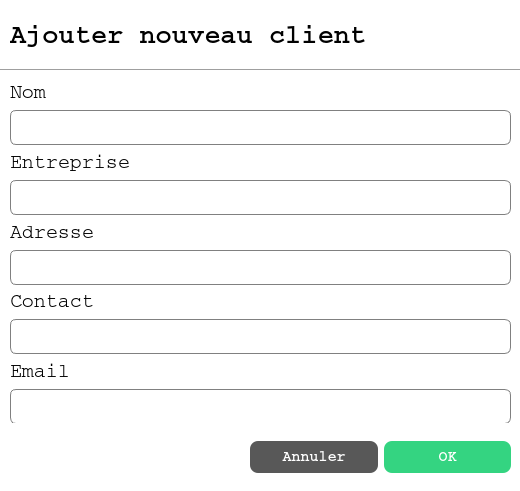
<?xml version="1.0" encoding="UTF-8"?>
<ui version="4.0">
 <class>client_dialog</class>
 <widget class="QDialog" name="client_dialog">
  <property name="geometry">
   <rect>
    <x>0</x>
    <y>0</y>
    <width>520</width>
    <height>491</height>
   </rect>
  </property>
  <property name="minimumSize">
   <size>
    <width>520</width>
    <height>440</height>
   </size>
  </property>
  <property name="maximumSize">
   <size>
    <width>520</width>
    <height>16777215</height>
   </size>
  </property>
  <property name="font">
   <font>
    <family>Courier</family>
   </font>
  </property>
  <property name="windowTitle">
   <string>Dialog</string>
  </property>
  <property name="windowIcon">
   <iconset resource="../ressources.qrc">
    <normaloff>:/icones/logo.png</normaloff>:/icones/logo.png</iconset>
  </property>
  <property name="styleSheet">
   <string notr="true">QDialog{
	background-color: white;
}

QLineEdit{
	border: 1px solid grey;
	border-radius: 6px;
	padding-left: 15px;
	height: 35px;
}

QComboBox{
	border: 2px solid white;
	border-radius: 8px;
	padding: 1px 18px 1px 3px;
	background-color: black;
	color: white;
	height: 35px;
	padding-left: 15px;
	font-weight: bold;
	selection-background-color: #2980B9;
}</string>
  </property>
  <widget class="Line" name="line">
   <property name="geometry">
    <rect>
     <x>0</x>
     <y>60</y>
     <width>548</width>
     <height>20</height>
    </rect>
   </property>
   <property name="orientation">
    <enum>Qt::Orientation::Horizontal</enum>
   </property>
  </widget>
  <widget class="QLabel" name="label">
   <property name="geometry">
    <rect>
     <x>10</x>
     <y>20</y>
     <width>501</width>
     <height>31</height>
    </rect>
   </property>
   <property name="font">
    <font>
     <family>Courier</family>
     <pointsize>20</pointsize>
     <bold>true</bold>
    </font>
   </property>
   <property name="text">
    <string>Ajouter nouveau client</string>
   </property>
  </widget>
  <widget class="QWidget" name="layoutWidget">
   <property name="geometry">
    <rect>
     <x>10</x>
     <y>81</y>
     <width>501</width>
     <height>342</height>
    </rect>
   </property>
   <layout class="QVBoxLayout" name="verticalLayout_8">
    <item>
     <layout class="QVBoxLayout" name="verticalLayout_2">
      <item>
       <widget class="QLabel" name="label_3">
        <property name="font">
         <font>
          <family>Courier</family>
          <pointsize>15</pointsize>
          <bold>false</bold>
         </font>
        </property>
        <property name="text">
         <string>Nom</string>
        </property>
       </widget>
      </item>
      <item>
       <widget class="QLineEdit" name="line_edit_nom">
        <property name="minimumSize">
         <size>
          <width>0</width>
          <height>35</height>
         </size>
        </property>
        <property name="maximumSize">
         <size>
          <width>16777215</width>
          <height>35</height>
         </size>
        </property>
        <property name="font">
         <font>
          <family>Courier</family>
         </font>
        </property>
       </widget>
      </item>
     </layout>
    </item>
    <item>
     <layout class="QVBoxLayout" name="verticalLayout_5">
      <item>
       <widget class="QLabel" name="label_6">
        <property name="font">
         <font>
          <family>Courier</family>
          <pointsize>15</pointsize>
          <bold>false</bold>
         </font>
        </property>
        <property name="text">
         <string>Entreprise</string>
        </property>
       </widget>
      </item>
      <item>
       <widget class="QLineEdit" name="line_edit_entreprise">
        <property name="minimumSize">
         <size>
          <width>0</width>
          <height>35</height>
         </size>
        </property>
        <property name="maximumSize">
         <size>
          <width>16777215</width>
          <height>35</height>
         </size>
        </property>
        <property name="font">
         <font>
          <family>Courier</family>
         </font>
        </property>
       </widget>
      </item>
     </layout>
    </item>
    <item>
     <layout class="QVBoxLayout" name="verticalLayout_4">
      <item>
       <widget class="QLabel" name="label_5">
        <property name="font">
         <font>
          <family>Courier</family>
          <pointsize>15</pointsize>
          <bold>false</bold>
         </font>
        </property>
        <property name="text">
         <string>Adresse</string>
        </property>
       </widget>
      </item>
      <item>
       <widget class="QLineEdit" name="line_edit_adresse">
        <property name="minimumSize">
         <size>
          <width>0</width>
          <height>35</height>
         </size>
        </property>
        <property name="maximumSize">
         <size>
          <width>16777215</width>
          <height>35</height>
         </size>
        </property>
        <property name="font">
         <font>
          <family>Courier</family>
         </font>
        </property>
       </widget>
      </item>
     </layout>
    </item>
    <item>
     <layout class="QVBoxLayout" name="verticalLayout_6">
      <property name="spacing">
       <number>-1</number>
      </property>
      <item>
       <widget class="QLabel" name="label_7">
        <property name="font">
         <font>
          <family>Courier</family>
          <pointsize>15</pointsize>
          <bold>false</bold>
         </font>
        </property>
        <property name="text">
         <string>Contact</string>
        </property>
       </widget>
      </item>
      <item>
       <widget class="QLineEdit" name="line_edit_contact">
        <property name="minimumSize">
         <size>
          <width>0</width>
          <height>35</height>
         </size>
        </property>
        <property name="maximumSize">
         <size>
          <width>16777215</width>
          <height>35</height>
         </size>
        </property>
        <property name="font">
         <font>
          <family>Courier</family>
         </font>
        </property>
       </widget>
      </item>
     </layout>
    </item>
    <item>
     <layout class="QVBoxLayout" name="verticalLayout_7">
      <item>
       <widget class="QLabel" name="label_8">
        <property name="font">
         <font>
          <family>Courier</family>
          <pointsize>15</pointsize>
          <bold>false</bold>
         </font>
        </property>
        <property name="text">
         <string>Email</string>
        </property>
       </widget>
      </item>
      <item>
       <widget class="QLineEdit" name="line_edit_email">
        <property name="minimumSize">
         <size>
          <width>0</width>
          <height>35</height>
         </size>
        </property>
        <property name="maximumSize">
         <size>
          <width>16777215</width>
          <height>35</height>
         </size>
        </property>
        <property name="font">
         <font>
          <family>Courier</family>
         </font>
        </property>
       </widget>
      </item>
     </layout>
    </item>
   </layout>
  </widget>
  <widget class="QWidget" name="layoutWidget">
   <property name="geometry">
    <rect>
     <x>250</x>
     <y>440</y>
     <width>261</width>
     <height>34</height>
    </rect>
   </property>
   <layout class="QHBoxLayout" name="horizontalLayout">
    <item>
     <widget class="QPushButton" name="annule_buton">
      <property name="minimumSize">
       <size>
        <width>0</width>
        <height>32</height>
       </size>
      </property>
      <property name="font">
       <font>
        <family>Courier</family>
        <pointsize>-1</pointsize>
        <bold>true</bold>
       </font>
      </property>
      <property name="styleSheet">
       <string notr="true">QPushButton{
	background-color: #585858;
	color: white;
	border: none;
	border-radius: 8px;
	font-weight: bold;
	font-size: 15px
}</string>
      </property>
      <property name="text">
       <string>Annuler</string>
      </property>
     </widget>
    </item>
    <item>
     <widget class="QPushButton" name="ok_bouton">
      <property name="minimumSize">
       <size>
        <width>0</width>
        <height>32</height>
       </size>
      </property>
      <property name="font">
       <font>
        <family>Courier</family>
        <pointsize>-1</pointsize>
        <bold>true</bold>
       </font>
      </property>
      <property name="styleSheet">
       <string notr="true">QPushButton{
	background-color: #34D481;
	color: white;
	border: none;
	border-radius: 8px;
	font-weight: bold;
	font-size: 15px
}</string>
      </property>
      <property name="text">
       <string>OK</string>
      </property>
     </widget>
    </item>
   </layout>
  </widget>
 </widget>
 <resources>
  <include location="../ressources.qrc"/>
 </resources>
 <connections/>
</ui>
